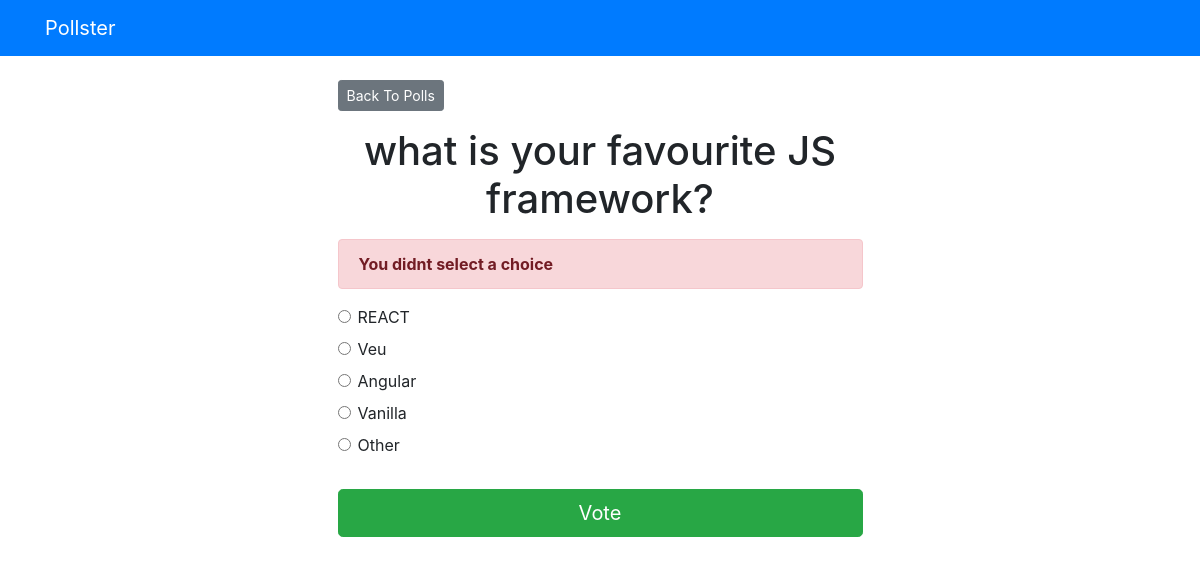
Page /polls/2/vote on the committed database.
### polls/models.py (models this page shows, shortened)
class Question(models.Model):
    question_text = models.CharField(max_length=250)
    pub_date = models.DateTimeField('Date Published')

class Choice(models.Model):
    question = models.ForeignKey(Question, verbose_name=("Poll Question"), on_delete=models.CASCADE)
    choice_text = models.CharField(max_length=200)
    votes = models.IntegerField(default=0)

### polls/views.py (the view)
# urls.py: path('<int:question_id>/vote', views.vote, name="vote")
def vote(request, question_id):
    question = get_object_or_404(Question, pk=question_id)
    try:
        selected_choice = question.choice_set.get(pk=request.POST['choice'])
    except (KeyError, Choice.DoesNotExist):
        return render(request, 'polls/detail.html', {
            'question': question,
            'error_message': 'You didnt select a choice',
        })
    else:
        selected_choice.votes += 1
        selected_choice.save()
        return HttpResponseRedirect(reverse('polls:results', args=(question_id,)))

### templates/polls/detail.html (shortened to what this page needs)
{% extends 'base.html' %}
{% block content %}
<a class="btn btn-secondary btn-sm mb-3" href="{% url 'polls:index' %}"
  >Back To Polls</a
>
<h1 class="text-center mb-3">{{ question.question_text }}</h1>
{% if error_message %}
<p class="alert alert-danger">
  <strong>{{ error_message }}</strong>
</p>
{% endif %}
<form action="{% url 'polls:vote' question.id %}" method="post">
  {% for choice in question.choice_set.all %}
  <div class="form-check">
    <input
      type="radio"
      name="choice"
      class="form-check-input"
      id="choice{{ forloop.counter }}"
      value="{{ choice.id }}"
    />
    <label for="choice{{ forloop.counter }}">{{ choice.choice_text }}</label>
  </div>
  {% endfor %}
  <input
    type="submit"
    value="Vote"
    class="btn btn-success btn-lg btn-block mt-4"
  />
</form>
{% endblock %}

### rows in the picture
Question: question_text "what is your favourite JS framework?"
Choice: choice_text "REACT"
Choice: choice_text "Veu"
Choice: choice_text "Angular"
Choice: choice_text "Vanilla"
Choice: choice_text "Other"

### other values in the picture
{{ error_message }} "You didnt select a choice"
